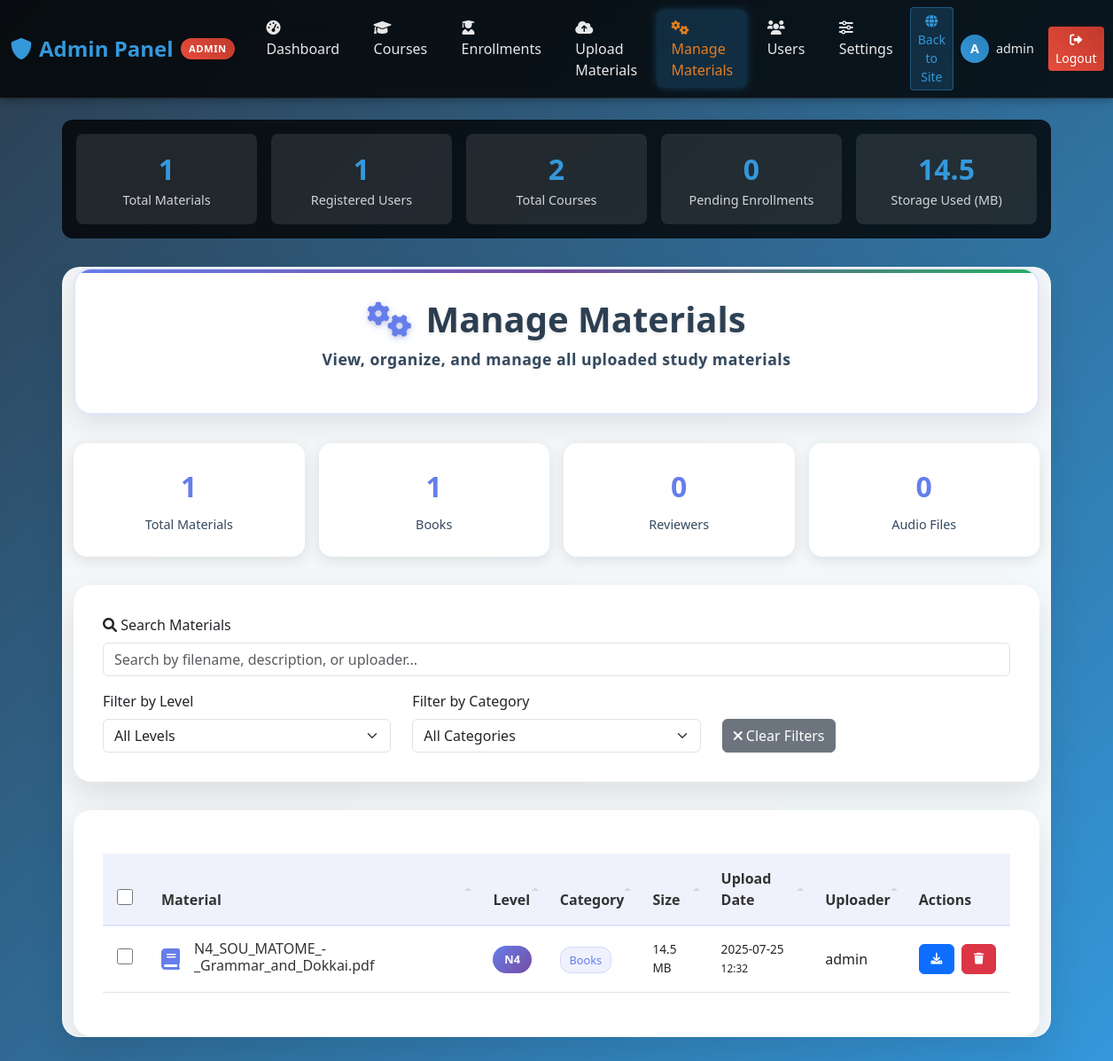
Screenshot of /admin/manage (signed in) with the database file from the repository.
### tables this page shows
CREATE TABLE admin_users (
            id INTEGER PRIMARY KEY AUTOINCREMENT,
            username TEXT UNIQUE NOT NULL,
            password_hash TEXT NOT NULL,
            email TEXT,
            created_at TIMESTAMP DEFAULT CURRENT_TIMESTAMP
        );

CREATE TABLE study_materials (
            id INTEGER PRIMARY KEY AUTOINCREMENT,
            filename TEXT NOT NULL,
            original_filename TEXT NOT NULL,
            jlpt_level TEXT NOT NULL,
            category TEXT NOT NULL,
            file_size INTEGER,
            file_type TEXT,
            uploaded_by INTEGER,
            upload_date TIMESTAMP DEFAULT CURRENT_TIMESTAMP,
            description TEXT,
            FOREIGN KEY (uploaded_by) REFERENCES admin_users (id)
        );

### app.py (the view)
@app.route('/admin/manage')
@admin_required
def admin_manage():
    conn = get_db_connection()
    materials = conn.execute('''
        SELECT m.*, a.username as uploaded_by_name
        FROM study_materials m
        LEFT JOIN admin_users a ON m.uploaded_by = a.id
        ORDER BY m.upload_date DESC
    ''').fetchall()
    materials_list = []
    for material in materials:
        material_dict = dict(material)
        material_dict['upload_date'] = parse_datetime(material_dict['upload_date'])
        materials_list.append(material_dict)
    conn.close()
    return render_template('admin_manage.html', materials=materials_list)

### templates/admin_manage.html (shortened to what this page needs)
{% extends "admin_base.html" %}
{% block content %}
<div class="container">
    <div class="manage-header">
        <h1 class="manage-title">
            <i class="fas fa-cogs"></i>
            <span>Manage Materials</span>
        </h1>
        <p class="manage-subtitle">View, organize, and manage all uploaded study materials</p>
    </div>
    <div class="stats-summary">
        <div class="summary-card">
            <div class="summary-number">{{ materials|length }}</div>
            <div class="summary-label">Total Materials</div>
        </div>
        <div class="summary-card">
            <div class="summary-number">{{ materials|selectattr('category', 'equalto', 'books')|list|length }}</div>
            <div class="summary-label">Books</div>
        </div>
        <div class="summary-card">
            <div class="summary-number">{{ materials|selectattr('category', 'equalto', 'reviewers')|list|length }}</div>
            <div class="summary-label">Reviewers</div>
        </div>
        <div class="summary-card">
            <div class="summary-number">{{ materials|selectattr('category', 'equalto', 'audio')|list|length }}</div>
            <div class="summary-label">Audio Files</div>
        </div>
    </div>
    <div class="filters-section">
        <div class="form-group search-input">
            <label for="search" class="form-label">
                <i class="fas fa-search"></i> Search Materials
            </label>
            <input type="text" id="search" class="form-control" placeholder="Search by filename, description, or uploader..." onkeyup="filterMaterials()">
        </div>
        <div class="filters-row">
            <div class="form-group">
                <label for="level-filter" class="form-label">Filter by Level</label>
                <select id="level-filter" class="form-control form-select" onchange="filterMaterials()">
                    <option value="">All Levels</option>
                </select>
            </div>
            <div class="form-group">
                <label for="category-filter" class="form-label">Filter by Category</label>
                <select id="category-filter" class="form-control form-select" onchange="filterMaterials()">
                    <option value="">All Categories</option>
                </select>
            </div>
            <div class="form-group">
                <button class="btn btn-secondary" onclick="clearFilters()">
                    <i class="fas fa-times"></i> Clear Filters
                </button>
            </div>
        </div>
    </div>
    <div class="materials-table">
        {% if materials %}
        <table class="table" id="materials-table">
            <thead>
                <tr>
                    <th class="checkbox-cell">
                        <input type="checkbox" id="select-all" onchange="toggleSelectAll()" class="material-checkbox">
                    </th>
                    <th class="sort-header" onclick="sortTable('name')">Material</th>
                    <th class="sort-header" onclick="sortTable('level')">Level</th>
                    <th class="sort-header" onclick="sortTable('category')">Category</th>
                    <th class="sort-header" onclick="sortTable('size')">Size</th>
                    <th class="sort-header" onclick="sortTable('date')">Upload Date</th>
                    <th class="sort-header" onclick="sortTable('uploader')">Uploader</th>
                    <th>Actions</th>
                </tr>
            </thead>
            <tbody id="materials-tbody">
                {% for material in materials %}
                <tr data-level="{{ material.jlpt_level }}" data-category="{{ material.category }}" data-id="{{ material.id }}">
                    <td class="checkbox-cell">
                        <input type="checkbox" class="material-checkbox row-checkbox" value="{{ material.id }}" onchange="updateBulkActions()">
                    </td>
                    <td>
                        <div class="material-info">
                            <div class="material-icon">
                                {% if material.category == 'books' %}
                                    <i class="fas fa-book"></i>
                                {% elif material.category == 'reviewers' %}
                                    <i class="fas fa-file-alt"></i>
                                {% elif material.category == 'audio' %}
                                    <i class="fas fa-file-audio"></i>
                                {% endif %}
                            </div>
                            <div class="material-details">
                                <h4>{{ material.original_filename }}</h4>
                            </div>
                        </div>
                    </td>
                    <td>
                        <span class="level-badge">{{ material.jlpt_level }}</span>
                    </td>
                    <td>
                        <span class="category-badge">{{ material.category.title() }}</span>
                    </td>
                    <td class="file-size">
                        {% if material.file_size %}
                            {{ "%.1f"|format(material.file_size / 1024 / 1024) }} MB
                        {% else %}
                            Unknown
                        {% endif %}
                    </td>
                    <td class="upload-date">
                        {{ material.upload_date.strftime('%Y-%m-%d') }}<br>
                        <small>{{ material.upload_date.strftime('%H:%M') }}</small>
                    </td>
                    <td>{{ material.uploaded_by_name or 'Admin' }}</td>
                    <td>
                        <div class="action-buttons">
                            <a href="/api/download/{{ material.id }}" class="btn btn-primary btn-small" target="_blank">
                                <i class="fas fa-download"></i>
                            </a>
                            <button class="btn btn-danger btn-small" onclick="deleteMaterial({{ material.id }}, '{{ material.original_filename }}')">
                                <i class="fas fa-trash"></i>
                            </button>
                        </div>
                    </td>
                </tr>
                {% endfor %}
            </tbody>
        </table>
        {% endif %}
    </div>
</div>
{% endblock %}

### templates/admin_base.html (shortened to what this page needs)
<!DOCTYPE html>
<html lang="en">
<head>
    <link href="https://cdn.jsdelivr.net/npm/bootstrap@5.3.0/dist/css/bootstrap.min.css" rel="stylesheet">
    <link rel="stylesheet" href="https://cdnjs.cloudflare.com/ajax/libs/font-awesome/6.0.0/css/all.min.css">
</head>
<body>
<nav class="navbar navbar-expand-lg navbar-dark mb-4">
    <div class="container-fluid">
        <a class="navbar-brand" href="/admin/dashboard">
            <i class="fas fa-shield-alt"></i>
            Admin Panel
            <span class="admin-badge">Admin</span>
        </a>
        <div class="collapse navbar-collapse" id="navbarNav">
            <ul class="navbar-nav me-auto">
                {% if session.admin_id %}
                <li class="nav-item">
                    <a class="nav-link {{ 'active' if request.endpoint == 'admin_dashboard' }}" href="/admin/dashboard">
                        <i class="fas fa-tachometer-alt"></i> Dashboard
                    </a>
                </li>
                <li class="nav-item">
                    <a class="nav-link {{ 'active' if 'courses' in request.endpoint }}" href="/admin/courses">
                        <i class="fas fa-graduation-cap"></i> Courses
                    </a>
                </li>
                <li class="nav-item nav-notification">
                    <a class="nav-link {{ 'active' if 'enrollment' in request.endpoint }}" href="/admin/enrollments">
                        <i class="fas fa-user-graduate"></i> Enrollments
                    </a>
                </li>
                <li class="nav-item">
                    <a class="nav-link {{ 'active' if request.endpoint == 'admin_upload_page' }}" href="/admin/upload">
                        <i class="fas fa-cloud-upload-alt"></i> Upload Materials
                    </a>
                </li>
                <li class="nav-item">
                    <a class="nav-link {{ 'active' if request.endpoint == 'admin_manage' }}" href="/admin/manage">
                        <i class="fas fa-cogs"></i> Manage Materials
                    </a>
                </li>
                <li class="nav-item">
                    <a class="nav-link {{ 'active' if request.endpoint == 'admin_users' }}" href="/admin/users">
                        <i class="fas fa-users"></i> Users
                    </a>
                </li>
                <li class="nav-item">
                    <a class="nav-link {{ 'active' if request.endpoint == 'admin_settings' }}" href="/admin/settings">
                        <i class="fas fa-sliders-h"></i> Settings
                    </a>
                </li>
                {% endif %}
            </ul>
            <div class="d-flex align-items-center">
                {% if session.admin_id %}
                    <a href="/" class="btn btn-back-to-site btn-sm">
                        <i class="fas fa-globe"></i> Back to Site
                    </a>
                    <div class="admin-info">
                        <div class="admin-avatar">
                            {{ session.admin_username[0].upper() if session.admin_username else 'A' }}
                        </div>
                        <span>{{ session.admin_username }}</span>
                    </div>
                    <a href="/admin/logout" class="btn btn-logout btn-sm">
                        <i class="fas fa-sign-out-alt"></i> Logout
                    </a>
                {% endif %}
            </div>
        </div>
    </div>
</nav>
<div class="container">
    {% if session.admin_id %}
    <div class="admin-quick-stats">
        <div class="quick-stat">
            <div class="quick-stat-number" id="total-materials">0</div>
            <div class="quick-stat-label">Total Materials</div>
        </div>
        <div class="quick-stat">
            <div class="quick-stat-number" id="total-users">0</div>
            <div class="quick-stat-label">Registered Users</div>
        </div>
        <div class="quick-stat">
            <div class="quick-stat-number" id="total-courses">0</div>
            <div class="quick-stat-label">Total Courses</div>
        </div>
        <div class="quick-stat">
            <div class="quick-stat-number" id="pending-enrollments">0</div>
            <div class="quick-stat-label">Pending Enrollments</div>
        </div>
        <div class="quick-stat">
            <div class="quick-stat-number" id="storage-used">0</div>
            <div class="quick-stat-label">Storage Used (MB)</div>
        </div>
    </div>
    {% endif %}
    <div class="admin-content">
        {% block content %}{% endblock %}
    </div>
</div>
</body>
</html>

### rows the page displays
admin_users: admin_username "admin"
study_materials: original_filename "N4_SOU_MATOME_-_Grammar_and_Dokkai.pdf", jlpt_level "N4", category "Books", material.file_size/1024/1024 "14.5", upload_date "2025-07-25", upload_date "12:32", username "admin"

### other values shown
{{ session.admin_username[0].upper() if session.admin_username else 'A' }} "A"
{{ materials|length }} "1"
{{ materials|selectattr('category', 'equalto', 'books')|list|length }} "1"
{{ materials|selectattr('category', 'equalto', 'reviewers')|list|length }} "0"
{{ materials|selectattr('category', 'equalto', 'audio')|list|length }} "0"
